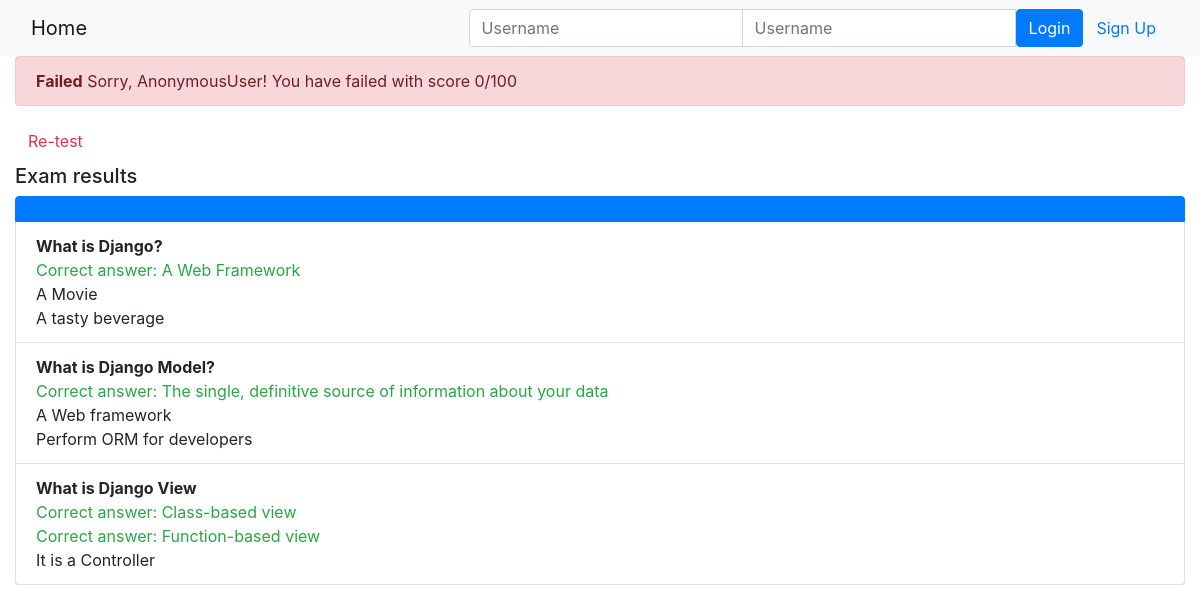
Page /onlinecourse/course/1/submission/1/result/ on the committed database.
### onlinecourse/models.py (models this page shows, shortened)
class Question(models.Model):
    course = models.ForeignKey(Course, on_delete=models.SET_DEFAULT, default=1)
    lesson = models.ForeignKey(Lesson, on_delete=models.CASCADE)
    question_text = models.CharField(max_length=200)
    grade_point = models.IntegerField(default=0)

class Choice(models.Model):
    question = models.ForeignKey(Question, on_delete=models.CASCADE)
    choice_text = models.CharField(max_length=200)
    is_correct = models.BooleanField(default=False)

### onlinecourse/views.py (the view)
# urls.py: path('course/<int:course_id>/submission/<int:submission_id>/result/', views.show_exam_result, name='show_exam_result')
def show_exam_result(request, course_id, submission_id):
    course = get_object_or_404(Course, pk=course_id)
    submission = get_object_or_404(Submission, pk=submission_id)
    selected_ids = submission.choices.values_list('id', flat=True)
    total_score = 0
    total_questions = course.question_set.all().count()
    selected_choices = submission.choices.values_list('choice_text', flat=True)
    for question in course.question_set.all():
        correct_choices = question.choice_set.filter(is_correct=True)
        if set(selected_ids).issuperset(correct_choices.values_list('id', flat=True)):
            total_score += question.grade_point
    percentage_correct = (total_score / total_questions) * 100
    grade = int(percentage_correct)
    context = {
        'course': course,
        'selected_ids': selected_ids,
        'grade': grade,
        'selected_choices': selected_choices,
    }
    return render(request, 'onlinecourse/exam_result_bootstrap.html', context)

### onlinecourse/templates/onlinecourse/exam_result_bootstrap.html (shortened to what this page needs)
<!DOCTYPE html>
<html lang="en">
<head>
    {% load static %}
    <link rel="stylesheet" href="https://maxcdn.bootstrapcdn.com/bootstrap/4.5.2/css/bootstrap.min.css">
</head>
<body>
 <nav class="navbar navbar-light bg-light">
    <div class="container-fluid">
        <div class="navbar-header">
              <a class="navbar-brand" href="{% url 'onlinecourse:index' %}">Home</a>
        </div>
        <ul class="nav navbar-nav navbar-right">
            {% if user.is_authenticated %}
            <li>
                <a class="btn btn-link" href="#">{{ user.first_name }}({{ user.username }})</a>
                <a class="btn btn-link" href="{% url 'onlinecourse:logout' %}">Logout</a>
            </li>
            {% else %}
            <li>
                <form class="form-inline" action="{% url 'onlinecourse:login' %}" method="post">
                    <div class="input-group">
                        <input type="text" class="form-control" placeholder="Username" name="username" >
                        <input type="password" class="form-control" placeholder="Username" name="psw" >
                        <button class="btn btn-primary" type="submit">Login</button>
                        <a class="btn btn-link" href="{% url 'onlinecourse:registration' %}">Sign Up</a>
                    </div>
                </form>
            </li>
            {% endif %}
        </ul>
    </div>
</nav>
<div class="container-fluid">
    {% if grade > 80 %}
    <div class="alert alert-success">
       <strong>Congratulations, {{user}}!</strong> You have passed the exam and completed the course with score {{grade}}/100
    </div>
        {% else %}
        <div class="alert alert-danger">
            <strong>Failed</strong> Sorry, {{user}}! You have failed with score {{grade}}/100
        </div>
        <a class="btn btn-link text-danger" href="{% url 'onlinecourse:course_details' course.id %}">Re-test</a>
        {% endif %}
        <div class="card-columns-vertical mt-1">
        <h5 class="">Exam results</h5>
            <ul class="list-group">
                <li class="list-group-item active"></li>
                {% for question in course.question_set.all %}
                    <li class="list-group-item">
                        <strong>{{ question.question_text }}</strong><br>
                        {% for choice in question.choice_set.all %}
                            {% if choice.is_correct%}
                            <span class="text-success">Correct answer: {{choice.choice_text}}</span>
                            <br>
                            {% else %}
                            {{choice.choice_text}}
                            <br>
                            {% endif %}
                        {% endfor %}
                    </li>
                {% endfor %}
            </ul>
        </div>
    </div>
</body>
</html>

### rows in the picture
Question: question_text "What is Django?"
Choice: choice_text "A Web Framework"
Choice: choice_text "A Movie"
Choice: choice_text "A tasty beverage"
Question: question_text "What is Django Model?"
Choice: choice_text "The single, definitive source of information about your data"
Choice: choice_text "A Web framework"
Choice: choice_text "Perform ORM for developers"
Question: question_text "What is Django View"
Choice: choice_text "Class-based view"
Choice: choice_text "Function-based view"
Choice: choice_text "It is a Controller"

### other values in the picture
{{ user }} "AnonymousUser"
{{ grade }} "0"
